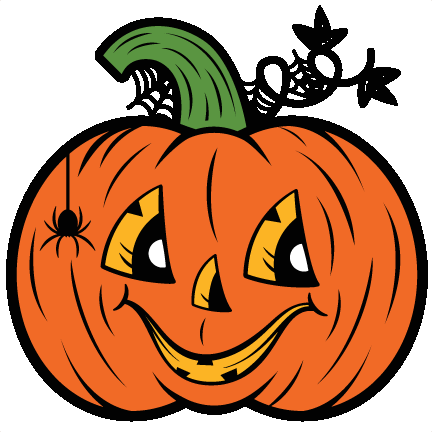
#> input picture project14/jack.jpg, 432 x 432 px
$ python harriscorner.py
#> lines starting #> are read from the running program, lines starting #| are printed output that depends on the picture
import cv2
import numpy as np

image = cv2.imread('jack.jpg', cv2.IMREAD_GRAYSCALE)
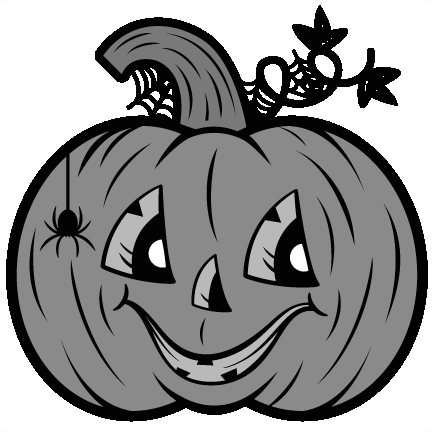
#> image: shape (432, 432); min 2, max 255, mean 148.1

gray = np.float32(image)
corners = cv2.cornerHarris(gray, 2, 3, 0.04)
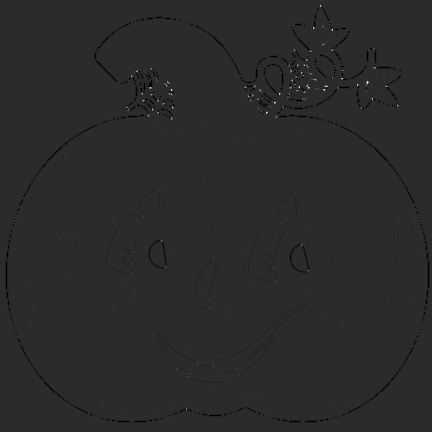
#> corners: shape (432, 432) float32; min -163886080, max 789982080, mean -2061907.8; drawn with min black and max white

color_image = cv2.cvtColor(image, cv2.COLOR_GRAY2BGR)
color_image[corners > 0.01 * corners.max()] = [0, 0, 255]
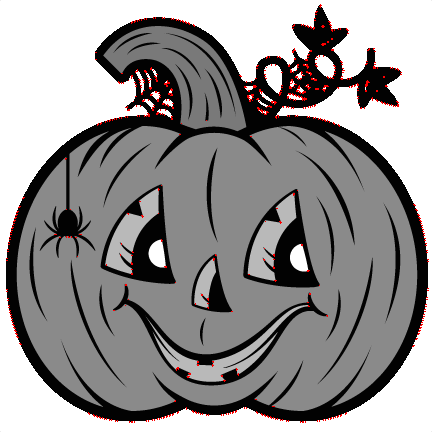
#> color_image: shape (432, 432, 3); mean B, G, R 146.9, 146.9, 149.3

cv2.imshow('Harris Corner Detection', image)
cv2.waitKey(0)
cv2.destroyAllWindows()
